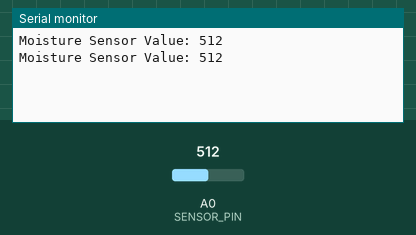
Simulated run of this sketch. Board: Arduino Uno, built with avr-gcc and run on an emulated ATmega328P. Parts: the last lines printed to the serial monitor. The test bench sets the inputs (shaded band); at power-on: A0 (SENSOR_PIN) = 512.

Above: at 1.8 s.
1.9 s: A0 (SENSOR_PIN) set to 716
At 2.8 s:
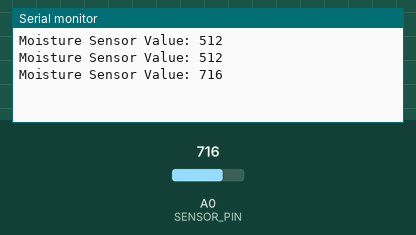
3.4 s: A0 (SENSOR_PIN) set to 900
At 4.8 s:
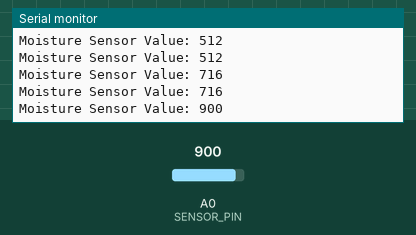
Timing chart, 0 to 6.4 s (numbered marks = the images above; inputs shaded):
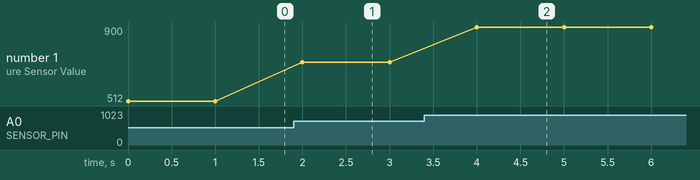

The sketch:

MoistTest.ino
```cpp
#define SENSOR_PIN A0  // A2 on Nano ESP32 (ADC1)

void setup() {
  Serial.begin(115200);  // Start Serial Monitor at 115200 baud
}

void loop() {
  int sensorValue = analogRead(SENSOR_PIN);  // Read analog value
  Serial.print("Moisture Sensor Value: ");
  Serial.println(sensorValue);  // Print raw ADC value
  delay(1000);  // Wait 1 second
}
```

Measured:
- after the input at 1.9 s, the serial monitor: prints a new line after 0.10 s (image 1)
- after the input at 3.4 s, the serial monitor: prints a new line after 0.60 s (image 2)
- plotted number 1: 512 → 716 after the input at 1.9 s, 716 → 900 after the input at 3.4 s
